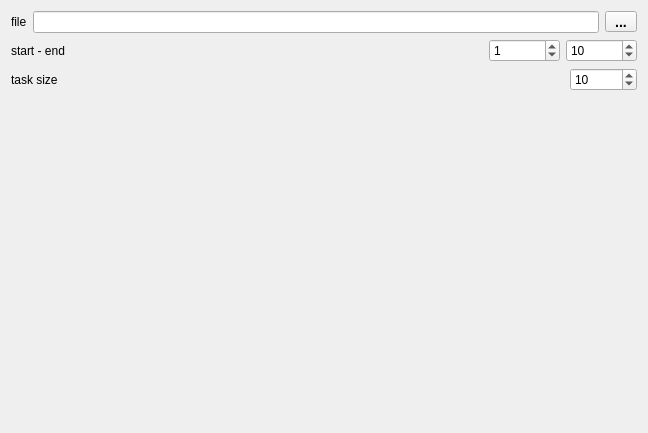
<?xml version="1.0" encoding="UTF-8"?>
<ui version="4.0">
 <class>TaskBlenderWidget</class>
 <widget class="QWidget" name="TaskBlenderWidget">
  <property name="geometry">
   <rect>
    <x>0</x>
    <y>0</y>
    <width>648</width>
    <height>433</height>
   </rect>
  </property>
  <property name="acceptDrops">
   <bool>true</bool>
  </property>
  <property name="windowTitle">
   <string>spool blender</string>
  </property>
  <layout class="QVBoxLayout" name="verticalLayout">
   <item>
    <layout class="QHBoxLayout" name="horizontalLayout_5">
     <item>
      <widget class="QLabel" name="label_3">
       <property name="text">
        <string>file</string>
       </property>
      </widget>
     </item>
     <item>
      <widget class="QLineEdit" name="lineEditFileName"/>
     </item>
     <item>
      <widget class="QPushButton" name="pushButtonFileNameRef">
       <property name="styleSheet">
        <string notr="true">QPushButton {
padding: 3px;
font: bold 14px;
padding-left: 5px;
padding-right: 5px;
min-width: 20px;
max-width: 20px;
min-height: 13px;
max-height: 13px;
}</string>
       </property>
       <property name="text">
        <string>...</string>
       </property>
      </widget>
     </item>
    </layout>
   </item>
   <item>
    <layout class="QHBoxLayout" name="horizontalLayout">
     <item>
      <widget class="QLabel" name="label">
       <property name="text">
        <string>start - end</string>
       </property>
      </widget>
     </item>
     <item>
      <spacer name="horizontalSpacer">
       <property name="orientation">
        <enum>Qt::Horizontal</enum>
       </property>
       <property name="sizeHint" stdset="0">
        <size>
         <width>40</width>
         <height>20</height>
        </size>
       </property>
      </spacer>
     </item>
     <item>
      <widget class="QSpinBox" name="spinBoxStart">
       <property name="minimum">
        <number>-100000</number>
       </property>
       <property name="maximum">
        <number>1000000000</number>
       </property>
       <property name="value">
        <number>1</number>
       </property>
      </widget>
     </item>
     <item>
      <widget class="QSpinBox" name="spinBoxEnd">
       <property name="minimum">
        <number>-100000</number>
       </property>
       <property name="maximum">
        <number>1000000000</number>
       </property>
       <property name="value">
        <number>10</number>
       </property>
      </widget>
     </item>
    </layout>
   </item>
   <item>
    <layout class="QHBoxLayout" name="horizontalLayout_7">
     <item>
      <widget class="QLabel" name="label_6">
       <property name="text">
        <string>task size</string>
       </property>
      </widget>
     </item>
     <item>
      <spacer name="horizontalSpacer_4">
       <property name="orientation">
        <enum>Qt::Horizontal</enum>
       </property>
       <property name="sizeHint" stdset="0">
        <size>
         <width>40</width>
         <height>20</height>
        </size>
       </property>
      </spacer>
     </item>
     <item>
      <widget class="QSpinBox" name="spinBoxTaskSize">
       <property name="minimum">
        <number>1</number>
       </property>
       <property name="maximum">
        <number>1000000</number>
       </property>
       <property name="value">
        <number>10</number>
       </property>
      </widget>
     </item>
    </layout>
   </item>
   <item>
    <spacer name="verticalSpacer">
     <property name="orientation">
      <enum>Qt::Vertical</enum>
     </property>
     <property name="sizeHint" stdset="0">
      <size>
       <width>20</width>
       <height>40</height>
      </size>
     </property>
    </spacer>
   </item>
  </layout>
 </widget>
 <resources/>
 <connections/>
</ui>
